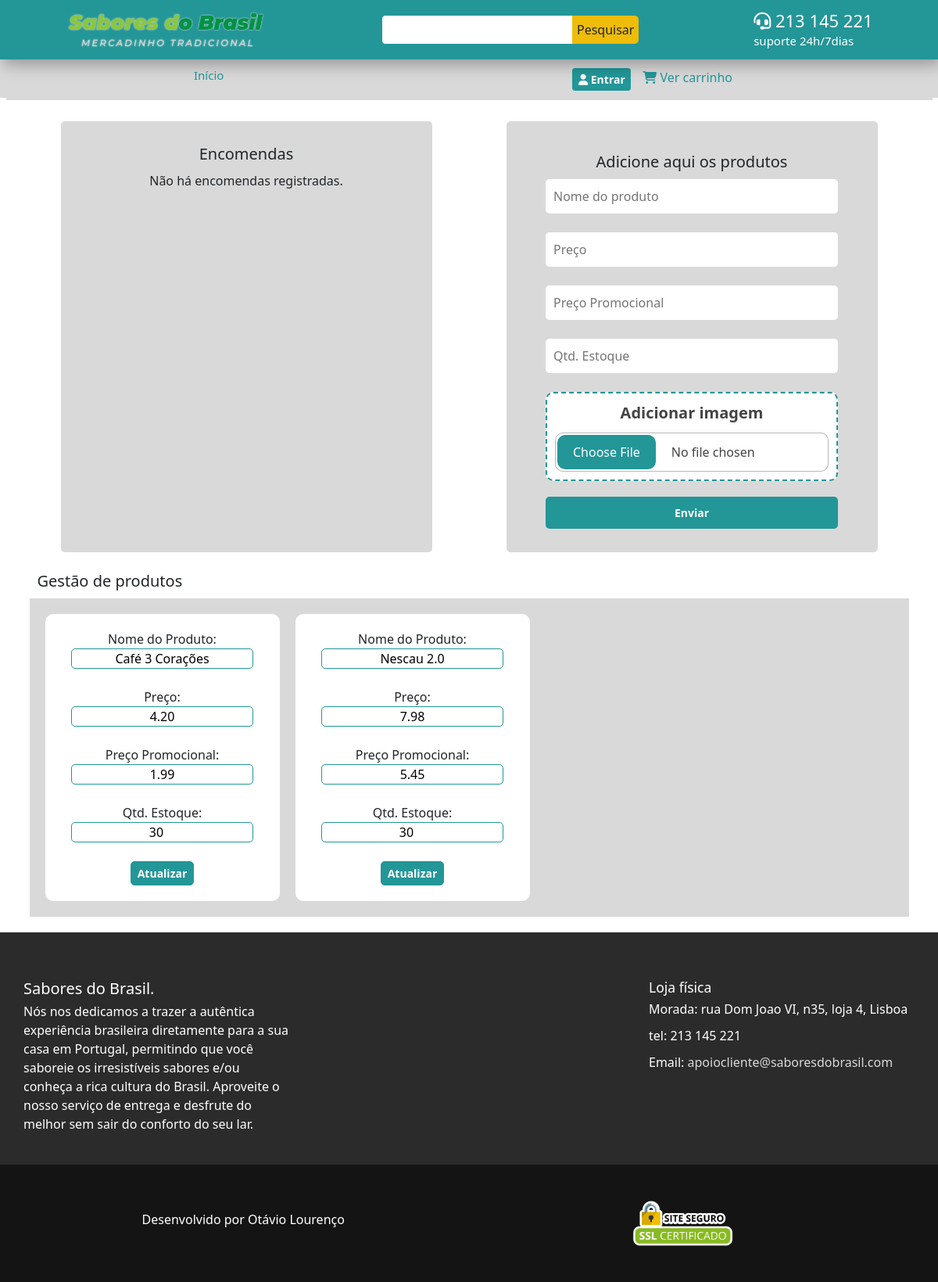
The page /pages/admPage.php on the database as committed earlier.
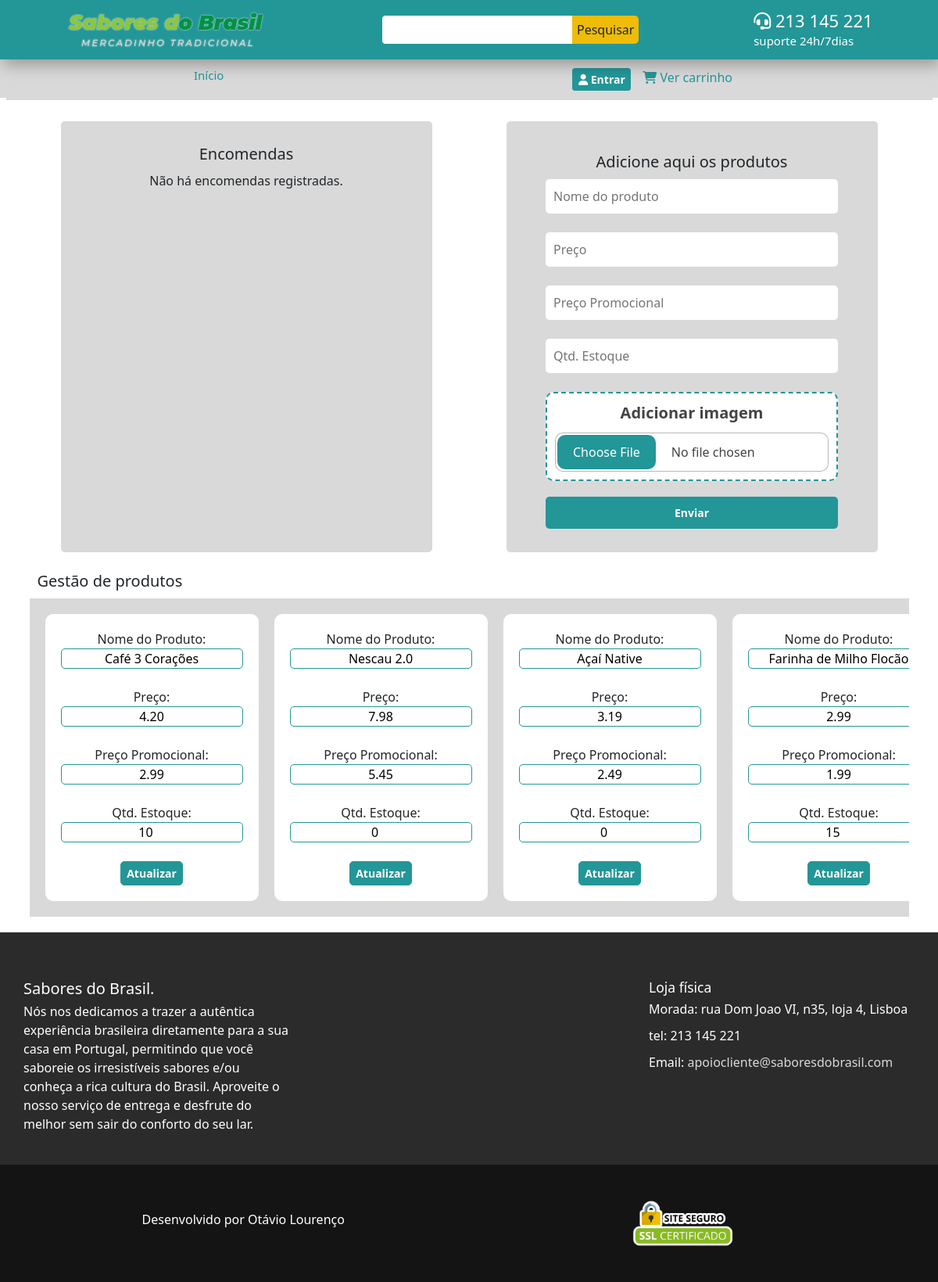
The same page on the database as committed later.
### tables this page shows
CREATE TABLE `Produtos` (
  `IDproduto` int(11) NOT NULL,
  `NomeProduto` varchar(255) NOT NULL,
  `Preco` decimal(5,2) DEFAULT NULL,
  `PrecoPromo` decimal(5,2) DEFAULT NULL,
  `QtEstoque` int(11) NOT NULL,
  `FotoProduto` text NOT NULL
);

### pages/admPage.php (the view, shortened to what this page needs)
<!doctype html>
<html lang="pt">
<head>
    <link href="https://cdn.jsdelivr.net/npm/bootstrap@5.3.0-alpha3/dist/css/bootstrap.min.css" rel="stylesheet">
    <link rel="stylesheet" href="../css/style.css">
</head>
<body>
    <div class="container-fluid sob-menu fixed-top d-none d-sm-block">
        <div class="row">
            <div class="col-sm " style="background-color: var(--primary-color);">
                <div class="d-flex justify-content-around align-items-center">
                    <span class="logo"><img src="../images/diversos/logo-nome.png" alt="" height="50"></span>
                    <div>
                        <input class="input-search rounded-start-3" type="search" name="" id="">
                        <button class="btn-yellow rounded-end-3">Pesquisar</button>
                    </div>
                    <span class="tel"><i class="fa-solid fa-headset"></i> 213 145 221
                        <h4>suporte 24h/7dias</h4>
                    </span>
                </div>
            </div>
        </div>
    </div>
    <div class="container-fluid d-none d-sm-block" style="padding-top: 7.5rem;">
        <div class="row">
            <div class="col-sm" style="background-color: var(--grey-color); height: 5rem;">
                <nav class="nav-bar d-flex flex-row justify-content-around align-items-center">
                    <ul>
                        <li><a href="../index.php">Início</a></li>
                    </ul>
                    <div class="float-end me-5 d-flex flex-row justify-content-evenly">
                        <?php
                        if (isset($_SESSION['IDuser'])) {
                            echo '<p> Olá, ' . $_SESSION['Nome'] . '!</p>';
                        } else {
                            echo '<a href="../pages/login.php"><button class="btn btn-primary-new"><i class="fa-solid fa-user"></i> Entrar</button></a>';
                        }
                        ?>
                        <a href="../pages/cart.php" class="link px-4"><i class="fa-solid fa-cart-shopping"></i> Ver carrinho</a>
                    </div>
                </nav>
            </div>
        </div>
    </div>
    <div class="container">
        <div class="row mt-5 d-flex justify-content-around">
            <div class="col-md-5 d-flex flex-column rounded-3 mb-4 p-5" style="background-color: var(--grey-color)">
                <h2 class="mb-3 text-center">Encomendas</h2>
                <?php
                require('../connect_db.php');
                $sql = "SELECT * FROM Encomendas";
                $result = $conn->query($sql);
                if ($result->num_rows > 0) {
                    echo "<table class='table lista-checkout'>";
                    echo "<tr>";
                    echo "<th>IDCliente </th>";
                    echo "<th>Morada </th>";
                    echo "<th>Total </th>";
                    echo "<th>Data da Encomenda</th>";
                    echo "</tr>";
                    while ($row = $result->fetch_assoc()) {
                        echo "<tr>";
                        echo "<td>" . $row["IDuser"] . "</td>";
                        echo "<td>" . $row["Morada"] . "</td>";
                        echo "<td>" . $row["Total"] . "</td>";
                        echo "<td>" . $row["DataEncomenda"] . "</td>";
                        echo "</tr>";
                    }
                    echo "</table>";
                } else {
                    echo "<p class='text-center'>Não há encomendas registradas.</p>";
                }
                ?>
            </div>
            <div class="col-md-5 d-flex flex-column justify-content-center align-items-center rounded-3 mb-4 p-5" style="background-color: var(--grey-color)">
                <h2 class="m-3 text-center">Adicione aqui os produtos</h2>
                <form action="../images/inserir_produtos.php" method="POST" enctype="multipart/form-data" id="form-add-produto">
                    <input type="text" name="nomeProduto" placeholder="Nome do produto" required><br>
                    <input type="text" name="preco" placeholder="Preço" required><br>
                    <input type="text" name="precoPromo" placeholder="Preço Promocional"><br>
                    <input type="number" name="qtEstoque" id="" placeholder="Qtd. Estoque" required><br>
                    <label for="file-input" class="drop-container">
                        <span class="drop-title">Adicionar imagem</span>
                        <input type="file" name="foto_produto" accept="image/*" required="" id="file-input" required>
                    </label>
                    <input class="btn btn-primary-new w-100" type="submit" value="Enviar">
                </form>
            </div>
        </div>
    </div>
    <div class="container">
        <div class="row">
            <div class="col-md">
                <h2 class="m-3">Gestão de produtos</h2>
                <div class="container-produtos ">
                    <?php
                    require('../connect_db.php');
                    $sql = "SELECT * FROM Produtos";
                    $result = $conn->query($sql);
                    if ($result->num_rows > 0) {
                        while ($row = $result->fetch_assoc()) {
                            echo '<form action="../assets/functions.php" method="post" class="form-Gest-Pdt">';
                            echo 'Nome do Produto: <input type="text" name="NomeProduto" value="' . $row['NomeProduto'] . '"><br>';
                            echo 'Preço: <input type="text" name="Preco" value="' . $row['Preco'] . '"><br>';
                            echo 'Preço Promocional: <input type="text" name="PrecoPromo" value="' . $row['PrecoPromo'] . '"><br>';
                            echo 'Qtd. Estoque: <input type="number" name="QtEstoque" value="' . $row['QtEstoque'] . '"><br>';
                            echo '<input class="btn btn-primary-new" type="submit" value="Atualizar">';
                            echo '</form>';
                        }
                    }
                    ?>
                </div>
            </div>
        </div>
    </div>
    <div class="container-fluid pt-5 text-white" style="background-color: var(--soft-black);">
        <div class="row d-flex justify-content-between">
            <div class="col-sm-4 p-5">
                <h2>Sabores do Brasil.</h2>
                <p>Nós nos dedicamos a trazer a autêntica experiência brasileira diretamente para a sua casa em Portugal, permitindo que você saboreie os irresistíveis sabores e/ou conheça a rica cultura do Brasil. Aproveite o nosso serviço de entrega e desfrute do melhor sem sair do conforto do seu lar.</p>
            </div>
            <div class="col-sm-4 p-5">
                <h3>Loja física</h3>
                <p>Morada: rua Dom Joao VI, n35, loja 4, Lisboa</p>
                <p>tel: 213 145 221</p>
                <p>Email: <a href="mailto:email@email.com" class="text-email">apoiocliente@saboresdobrasil.com</a></p>
            </div>
        </div>
    </div>
    <footer class="container-fluid d-flex justify-content-between align-items-center" style="background-color: var(--black-color); height: 15rem;">
        <div class="row px-5 w-100">
            <div class="col-sm-6 footer d-flex justify-content-center align-items-center">
                <p style="color: var(--white-color);">Desenvolvido por Otávio Lourenço</p>
            </div>
            <div class="col-sm-6 d-flex justify-content-center align-items-center">
                <div class="pgmto-metodos float-end">
                    <img src="../images/diversos/site-seguro.png" height="60rem" alt="">
                </div>
            </div>
        </div>
    </footer>
</body>
</html>

### css/style.css (style rules this page uses)
:root { --primary-color: #239698; --primary-color-soft: #16606149; --white-color: #fff; --grey-color: #d9d9d9; --black-color: #141414; --soft-black: #2b2b2b; --yellow-color: #eebc09; --red-color: #dc3445; }
* { margin: 0; padding: 0; box-sizing: border-box; }
html { font-size: 62.5%; scroll-behavior: smooth; }
body { font-size: 1.6rem; }
.sob-menu { background-color: var(--primary-color); padding: 1rem; -webkit-box-shadow: 4px 7px 19px 0px rgba(0, 0, 0, 0.3); box-shadow: 4px 7px 19px 0px rgba(0, 0, 0, 0.3); }
.logo img { filter: drop-shadow(0 0 0.1rem #e4e4e4); }
.input-search { border: none; padding: 0.6rem; margin-right: -0.5rem; }
.btn-yellow { background-color: var(--yellow-color); color: rgba(var(--black-color), 0.5); border: none; padding: 0.6rem; }
.tel { color: var(--white-color); font-size: 2.2rem; }
.nav-bar { list-style: none; float: left; background-color: var(--grey-color); width: 100%; }
.nav-bar li { position: relative; float: left; list-style: none; }
.nav-bar li a { display: block; padding: 1rem; font-size: 1.5rem; margin-right: 1.5rem; color: var(--primary-color); text-decoration: none; }
.btn-primary-new { font-size: 1.4rem; font-weight: 600; --bs-btn-color: var(--bs-white); --bs-btn-bg: var(--primary-color); --bs-btn-border-color: var(--bd-violet-bg); --bs-btn-hover-color: var(--bs-white); --bs-btn-hover-bg: #1d7d7e; --bs-btn-active-color: var(--bs-btn-hover-color); --bs-btn-active-bg: #166061; }
.footer { display: flex; justify-content: space-between; text-align: center; }
.input-ck:focus, input:valid { outline: none; border: 0.15rem solid var(--primary-color); }
#form-add-produto { display: flex; flex-direction: column; align-items: center; }
#form-add-produto > input { border: none; border-radius: 0.5rem; padding: 1rem; width: 100%; }
.drop-container { background-color: #fff; display: flex; gap: 1rem; flex-direction: column; align-items: center; padding: 1rem; margin-bottom: 2rem; border-radius: 1rem; border: 0.2rem dashed #239698; cursor: pointer; transition: background 0.2s ease-in-out, border 0.2s ease-in-out; }
.drop-title { color: #444; font-size: 20px; font-weight: bold; text-align: center; transition: color 0.2s ease-in-out; }
#file-input { width: 350px; max-width: 100%; color: #444; padding: 2px; background: #fff; border-radius: 10px; border: 1px solid rgba(8, 8, 8, 0.288); }
.link { text-decoration: none; color: var(--primary-color); }
.text-email { color: var(--grey-color); text-decoration: none; }
.container-produtos { display: flex; flex-direction: row; flex-wrap: nowrap; overflow-x: scroll; background-color: var(--grey-color); padding: 1rem; margin-bottom: 2rem; }
.form-Gest-Pdt { display: flex; flex-direction: column; align-items: center; width: 30rem; padding: 2rem; margin: 1rem; border-radius: 1rem; background-color: var(--white-color); }
.form-Gest-Pdt > input { text-align: center; border-radius: 0.5rem; }

Rows that differ between the two databases and show on the page:
changed produtos "Café 3 Corações": PrecoPromo "1.99" → "2.99"; QtEstoque "30" → "10"
changed produtos "Nescau 2.0": QtEstoque "30" → "0"
added produtos: NomeProduto "Açaí Native", Preco "3.19", PrecoPromo "2.49", QtEstoque "0"
added produtos: NomeProduto "Farinha de Milho Flocão", Preco "2.99", PrecoPromo "1.99", QtEstoque "15"
